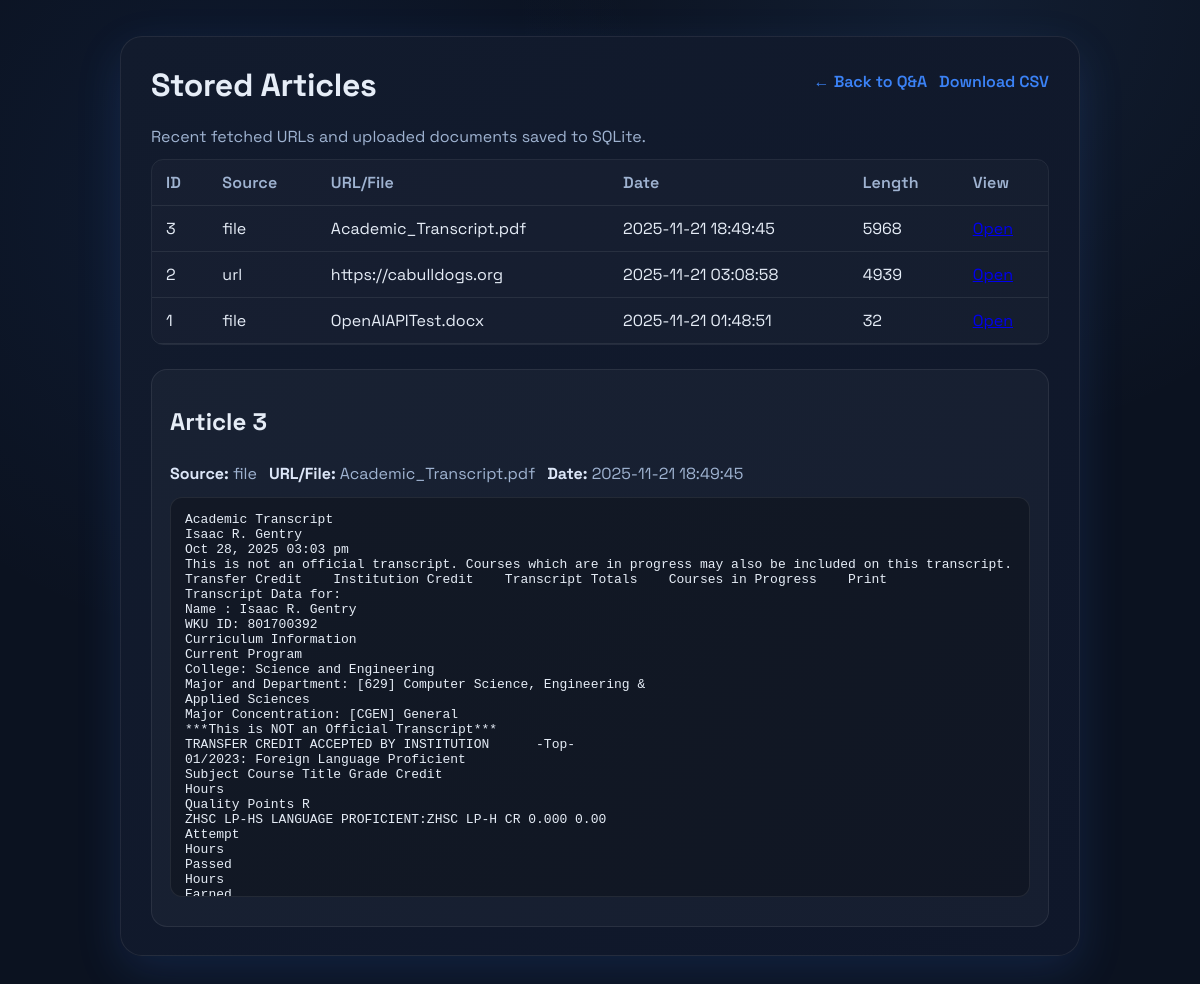
Page /stored?id=3 on the committed database.
### tables this page shows
CREATE TABLE articles (
                id INTEGER PRIMARY KEY AUTOINCREMENT,
                source TEXT NOT NULL,
                url TEXT,
                content TEXT,
                fetched_at TEXT DEFAULT CURRENT_TIMESTAMP
            );

### app.py (the view)
@app.route("/stored")
def stored():
    articles = list_articles(limit=200)
    article_id = request.args.get("id", type=int)
    detail = get_article(article_id) if article_id else None
    return render_template(
        "stored.html",
        articles=articles,
        detail=detail,
    )

### app.py (called while the page is built)
def list_articles(limit: int = 50):
    limit = max(1, min(limit, 500))
    with sqlite3.connect(DB_PATH) as conn:
        conn.row_factory = sqlite3.Row
        rows = conn.execute(
            """
            SELECT id, source, url, fetched_at, length(content) as content_length
            FROM articles
            ORDER BY id DESC
            LIMIT ?
            """,
            (limit,),
        ).fetchall()
        return [dict(r) for r in rows]

def get_article(article_id: int):
    with sqlite3.connect(DB_PATH) as conn:
        conn.row_factory = sqlite3.Row
        row = conn.execute(
            "SELECT id, source, url, fetched_at, content FROM articles WHERE id = ?",
            (article_id,),
        ).fetchone()
        return dict(row) if row else None

@app.before_request
def ensure_session():
    if "session_id" not in session:
        session["session_id"] = str(uuid.uuid4())
    if "history" not in session:
        session["history"] = []

### templates/stored.html (shortened to what this page needs)
<!DOCTYPE html>
<html lang="en">
<head>
  <link rel="stylesheet" href="{{ url_for('static', filename='style.css') }}">
</head>
<body>
  <div class="container">
    <div class="header-row">
      <div>
        <h1>Stored Articles</h1>
        <p class="muted">Recent fetched URLs and uploaded documents saved to SQLite.</p>
      </div>
      <div class="nav-links">
        <a href="{{ url_for('index') }}">← Back to Q&A</a>
        <a href="{{ url_for('stored_export') }}">Download CSV</a>
      </div>
    </div>
    <div class="table-wrapper">
      <table class="data-table">
        <thead>
          <tr>
            <th>ID</th>
            <th>Source</th>
            <th>URL/File</th>
            <th>Date</th>
            <th>Length</th>
            <th>View</th>
          </tr>
        </thead>
        <tbody>
          {% if articles %}
            {% for a in articles %}
              <tr>
                <td>{{ a.id }}</td>
                <td>{{ a.source }}</td>
                <td class="truncate">{{ a.url }}</td>
                <td>{{ a.fetched_at }}</td>
                <td>{{ a.content_length }}</td>
                <td><a href="{{ url_for('stored', id=a.id) }}">Open</a></td>
              </tr>
            {% endfor %}
          {% else %}
            <tr><td colspan="6" class="muted">No stored articles yet.</td></tr>
          {% endif %}
        </tbody>
      </table>
    </div>
    {% if detail %}
      <div class="detail-block">
        <div class="detail-header">
          <h2>Article {{ detail.id }}</h2>
          <div class="detail-meta">
            <span><strong>Source:</strong> {{ detail.source }}</span>
            {% if detail.url %}<span><strong>URL/File:</strong> {{ detail.url }}</span>{% endif %}
            <span><strong>Date:</strong> {{ detail.fetched_at }}</span>
          </div>
        </div>
        <pre class="article-content">{{ detail.content }}</pre>
      </div>
    {% endif %}
  </div>
</body>
</html>

### static/style.css (style rules this page uses)
:root { --bg: #0b1220; --panel: #121b2d; --panel-2: #0f172a; --text: #e6edf7; --muted: #9fb3d1; --accent: #3b82f6; --accent-2: #60a5fa; --border: rgba(255,255,255,0.08); --glow: 0 15px 45px rgba(59,130,246,0.15); }
* { box-sizing: border-box; }
body { font-family: "Space Grotesk", "Segoe UI", sans-serif; background: radial-gradient(circle at 20% 20%, rgba(59,130,246,0.08), transparent 35%), radial-gradient(circle at 80% 0%, rgba(96,165,250,0.08), transparent 32%), var(--bg); color: var(--text); margin: 0; padding: 0 16px 32px; }
.container { max-width: 960px; margin: 36px auto; background: linear-gradient(135deg, var(--panel), var(--panel-2)); padding: 28px 30px; border-radius: 22px; border: 1px solid var(--border); box-shadow: var(--glow); }
h1 { margin-top: 0; font-size: 2rem; letter-spacing: -0.01em; }
.nav-links { display: flex; gap: 12px; align-items: center; margin: 6px 0 16px; }
.nav-links a { color: var(--accent); text-decoration: none; font-weight: 600; }
.header-row { display: flex; justify-content: space-between; gap: 12px; align-items: flex-start; }
.muted { color: var(--muted); margin: 0; }
.table-wrapper { overflow-x: auto; margin-top: 12px; border: 1px solid var(--border); border-radius: 12px; }
.data-table { width: 100%; border-collapse: collapse; min-width: 600px; background: rgba(255,255,255,0.02); }
.data-table th, .data-table td { padding: 12px 14px; border-bottom: 1px solid var(--border); text-align: left; }
.data-table th { color: var(--muted); font-weight: 600; letter-spacing: 0.01em; }
.truncate { max-width: 240px; white-space: nowrap; overflow: hidden; text-overflow: ellipsis; }
.detail-block { margin-top: 24px; padding: 16px 18px; border-radius: 16px; background: rgba(255,255,255,0.03); border: 1px solid var(--border); }
.detail-header { display: flex; flex-direction: column; gap: 6px; margin-bottom: 12px; }
.detail-meta { display: flex; flex-wrap: wrap; gap: 12px; color: var(--muted); }
.article-content { background: rgba(0,0,0,0.25); border: 1px solid var(--border); border-radius: 12px; padding: 14px; color: var(--text); white-space: pre-wrap; max-height: 400px; overflow: auto; }
p { margin: 6px 0 0; color: var(--text); }
strong { color: #dce6f8; }

### rows in the picture
articles: id "3", source "file", url "Academic_Transcript.pdf", fetched_at "2025-11-21 18:49:45", content_length "5968", content "Academic Transcript Isaac R. Gentry Oct 28, 2025 03:03 pm This is not an official transcript. Courses which are in progress may also be included on this transcript. Transfer Credit Institution Credit Transcript Totals Courses in Progress Print Transcript Data for: Name : Isaac R. Gentry WKU ID: 801700392 Curriculum Information Current Program College: Science and Engineering Major and Department: [629] Computer Science, Engineering & Applied Sciences Major Concentration: [CGEN] General ***This is NOT an Official Transcript*** TRANSFER CREDIT ACCEPTED BY INSTITUTION -Top- 01/2023: Foreign Language Proficient Subject Course Title Grade Credit Hours Quality Points R ZHSC LP-HS LANGUAGE…"
articles: id "2", source "url", url "https://cabulldogs.org", fetched_at "2025-11-21 03:08:58", content_length "4939"
articles: id "1", source "file", url "OpenAIAPITest.docx", fetched_at "2025-11-21 01:48:51", content_length "32"
